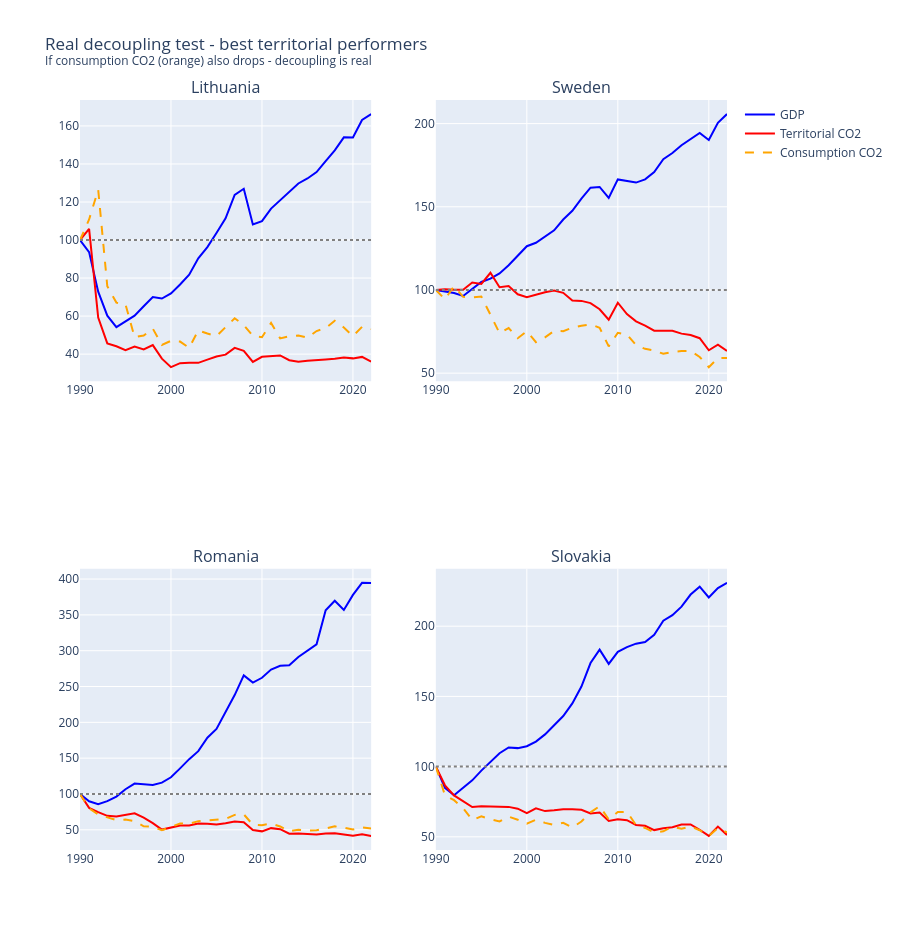

Notebook code for this chart:
### Code cell
# Best territorial performers  is their decoupling real?
best_performers = ['LTU', 'SWE', 'ROU', 'SVK']
plot_three_trajectories(
    best_performers,
    df_eu_indexed,
    'Real decoupling test - best territorial performers<br>'
    '<sup>If consumption CO2 (orange) also drops - decoupling is real</sup>'
)
